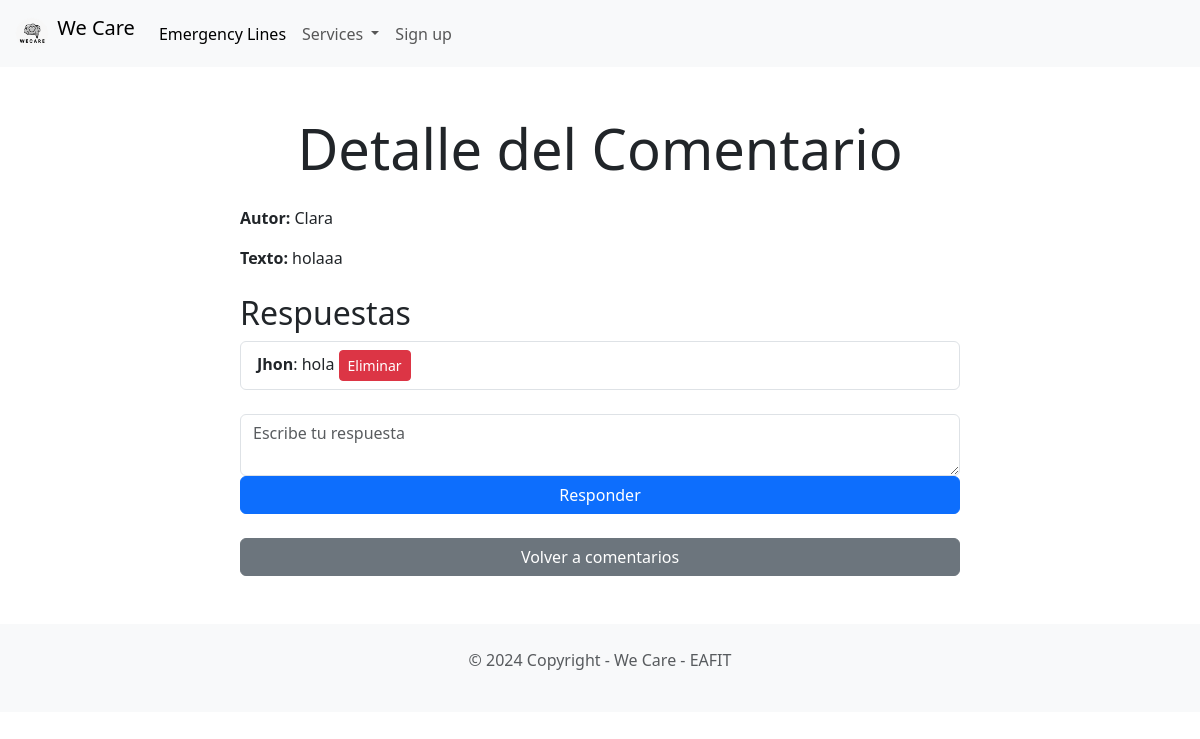
The page /comentario/4/ on the database its author committed.
### Forum/models.py (models this page shows, shortened)
class Comentario(models.Model):
    titulo = models.CharField(max_length=255)
    texto = models.TextField()
    autor = models.ForeignKey(User, on_delete=models.CASCADE)
    fecha_creacion = models.DateTimeField(auto_now_add=True)

class Respuesta(models.Model):
    comentario = models.ForeignKey(Comentario, on_delete=models.CASCADE, related_name='respuestas')
    autor = models.ForeignKey(User, on_delete=models.CASCADE)
    texto = models.TextField()
    fecha_creacion = models.DateTimeField(auto_now_add=True)

### Forum/views.py (the view)
# urls.py: path('comentario/<int:id>/', Forum_views.detalle_comentario, name='detalle-comentario'),  # Detalles de un comentario
def detalle_comentario(request, id):
    try:
        comentario = Comentario.objects.get(id=id)
        respuestas = Respuesta.objects.filter(comentario_id=id)
        return render(request, 'Forum/detalle_comentarios.html', {'comentario': comentario, 'respuestas': respuestas})
    except Comentario.DoesNotExist:
        return render(request, 'Forum/comentarios.html', {'mensaje': 'El comentario no existe'})

### appointment/views.py (called while the page is built)
def get_future_reminders(request):
    future_reminder_count = Reminder.objects.filter(reminder_date__gte=timezone.now()).count()
    return {'future_reminder_count': future_reminder_count}

### Forum/templates/Forum/detalle_comentarios.html (shortened to what this page needs)
{% extends "base.html" %}
{% block content %}
    <div class="container my-5">
        <div class="text-center">
            <h1 class="display-4">Detalle del Comentario</h1>
        </div>
        <div class="row justify-content-center mt-4">
            <div class="col-lg-8">
                <p><strong>Autor:</strong> {{ comentario.autor.username }}</p>
                <p><strong>Texto:</strong> {{ comentario.texto }}</p>
                <h2 class="mt-4">Respuestas</h2>
                {% if respuestas %}
                    <ul class="list-group">
                        {% for respuesta in respuestas %}
                            <li class="list-group-item">
                                <strong>{{ respuesta.autor.username }}</strong>: {{ respuesta.texto }}
                                <a href="{% url 'eliminar-respuesta' respuesta.id %}" class="btn btn-danger btn-sm float-right">Eliminar</a>
                            </li>
                        {% endfor %}
                    </ul>
                {% else %}
                    <p>No hay respuestas para este comentario.</p>
                {% endif %}
                <form action="{% url 'crear-respuesta' comentario.id %}" method="post" class="mt-4">
                    <div class="form-group">
                        <textarea name="texto" class="form-control" rows="2" placeholder="Escribe tu respuesta"></textarea>
                    </div>
                    <button type="submit" class="btn btn-primary w-100">Responder</button>
                </form>
                <a href="{% url 'comentarios' %}" class="btn btn-secondary w-100 mt-2">Volver a comentarios</a>
            </div>
        </div>
    </div>
{% endblock content %}

### rows shown on the page
Comentario: autor.username "Clara", texto "holaaa"
Respuesta: autor.username "Jhon", texto "hola"
